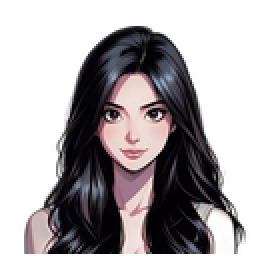
#> input picture docs/agent/evidence/p5/_comp_A_取到胸口.png, 128 x 128 px (shown 2 times larger)
$ python _tmp_new_landmarks.py
#> lines starting #> are read from the running program, lines starting #| are printed output that depends on the picture; after the words box and inside, x2 and y2 are one past the last pixel; in counts of white or black regions, pixels touching at a corner belong together
# -*- coding: utf-8 -*-
r"""量新形象（A 构图，128×128）的五官像素位置 —— 动画的变换框全靠这几个数。

流程与上一张图完全一致（那一轮踩过的坑都已固化在里面）：
  1. 先打印**像素分类图**（S=肤色/d=中暗/D=很暗/.=透明），用像素说话，不靠肉眼估
  2. 从"脸内部"的暗块找眼睛（先在肤色连通块内找，避免把头发算进来）
  3. 找出肤色区域的横向收窄处当**脖子**（上一版用"全图最窄行"是错的，撞到了腰带）
"""
from pathlib import Path

import numpy as np
from PIL import Image

ROOT = Path(__file__).resolve().parents[4]
OUT = ROOT / "docs" / "agent" / "evidence" / "p5"
im = Image.open(OUT / "_comp_A_取到胸口.png").convert("RGBA")
#> im is the input picture: PIL image 128x128 RGBA; mean R, G, B, A 37.7, 33, 35.2, 123.1
a = np.asarray(im).astype(np.float64)
alpha = a[:, :, 3]
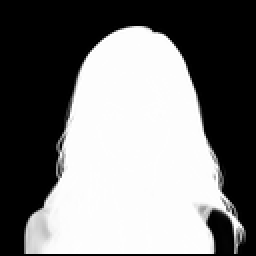
#> alpha: shape (128, 128) float64 (shown 2 times larger); min 0, max 255, mean 123.1
rgb = a[:, :, :3]
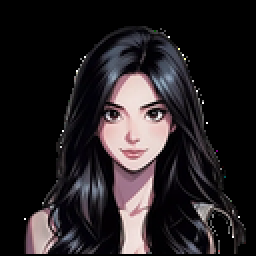
#> rgb: shape (128, 128, 3) float64 (shown 2 times larger); mean R, G, B 37.7, 33, 35.2
lum = 0.299 * rgb[:, :, 0] + 0.587 * rgb[:, :, 1] + 0.114 * rgb[:, :, 2]
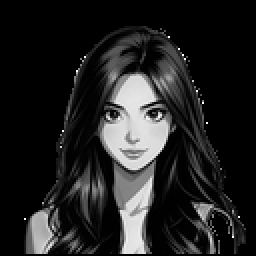
#> lum: shape (128, 128) float64 (shown 2 times larger); min 0, max 255, mean 34.7
op = alpha > 128
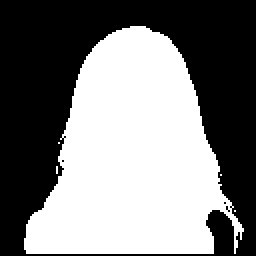
#> op: shape (128, 128) bool (shown 2 times larger); 49% white; 5 white regions (4 under 20 px), largest, box (x1, y1, x2, y2) and area: (12, 13, 122, 127) 8014

ys, xs = np.where(op)
#> ys = 8021 values from 13 to 126; xs = 8021 values, max 121 at index 6864, min 12 at index 7250, mean 65.86
print(f"A 构图角色包围盒 x[{xs.min()}..{xs.max()}] y[{ys.min()}..{ys.max()}]  "
      f"{xs.max()-xs.min()+1}×{ys.max()-ys.min()+1}")
#| A 构图角色包围盒 x[12..121] y[13..126]  110×114

Y0, Y1 = 30, 95
X0, X1 = 30, 100
print()
print(f"像素分类图  x[{X0}..{X1}] y[{Y0}..{Y1}]")
print("  S=肤色(亮且暖)  d=中暗  D=很暗(眼/发)  .=透明")
print("     " + "".join(str(x % 10) for x in range(X0, X1 + 1)))
for y in range(Y0, Y1 + 1):
    row = []
    for x in range(X0, X1 + 1):
        if alpha[y, x] < 100:
            row.append(".")
        else:
            R, G, B = rgb[y, x]
            L = lum[y, x]
            if L > 150 and (R - B) > 30:
                row.append("S")
            elif L > 75:
                row.append("d")
            else:
                row.append("D")
    print(f"  {y:>3} " + "".join(row))

print()
print("肤色行的横向范围（脸/脖子/胸口）:")
for y in range(Y0, Y1 + 1, 2):
    cols = [x for x in range(X0, X1 + 1)
            if alpha[y, x] >= 100 and lum[y, x] > 150 and (rgb[y, x][0] - rgb[y, x][2]) > 30]
    if cols:
        print(f"  y={y:>3}  x[{min(cols)}..{max(cols)}]  宽 {max(cols)-min(cols)+1}")
#> this loop made 33 passes
#> cols on passes 5 to 16: [64, 65, 66, 67, 68, 71], [63, 64, 65, 66], [61, 62, 63, 64, 65, 74], [60, 63, 75], [59, 60, 76], [58, 77], [57], [79], [62, 73, 74], [60, 61, 62, 63, 64, 69, 70, 71, 72], [61, 62, 63, 64, 65], [59, 60, 61, 62, 63, 64, 65, 66, 74, 80, 81, 82]
#|   y= 38  x[64..71]  宽 8
#|   y= 40  x[63..66]  宽 4
#|   y= 42  x[61..74]  宽 14
#|   y= 44  x[60..75]  宽 16
#|   y= 46  x[59..76]  宽 18
#|   y= 48  x[58..77]  宽 20
#|   y= 50  x[57..57]  宽 1
#|   y= 52  x[79..79]  宽 1
#> (further printed lines are left out)

$ run again, with docs/agent/evidence/p5/_base_xinya2_zoom.png copied over docs/agent/evidence/p5/_comp_A_取到胸口.png
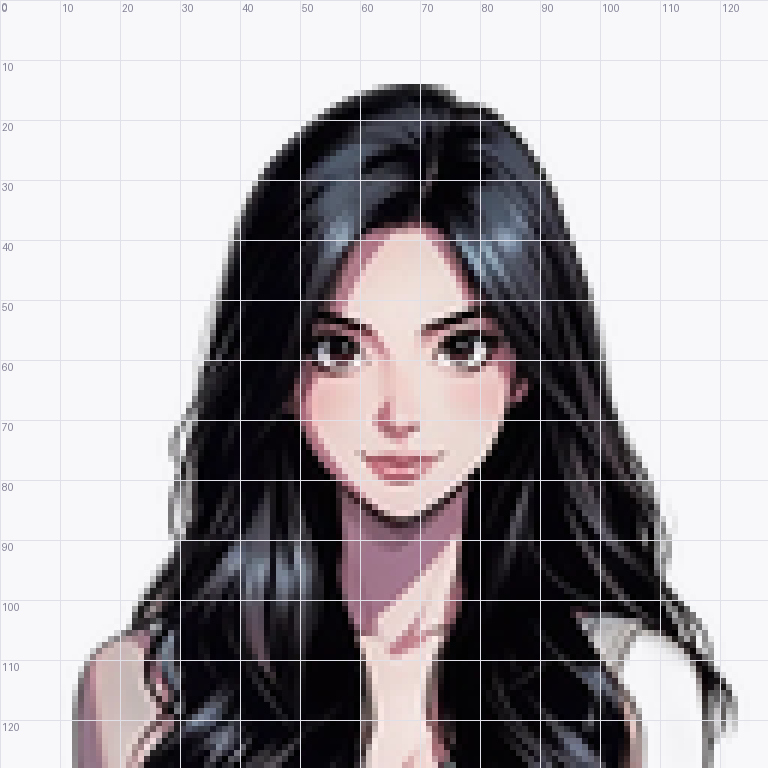
#> input picture docs/agent/evidence/p5/_base_xinya2_zoom.png, 768 x 768 px
#> alpha: shape (768, 768) float64; every value is 255
#> `lum = 0.299 * rgb[:, :, 0] + 0.587 * rgb[:, :, 1] + 0.114 * rgb[:, :, 2]`:
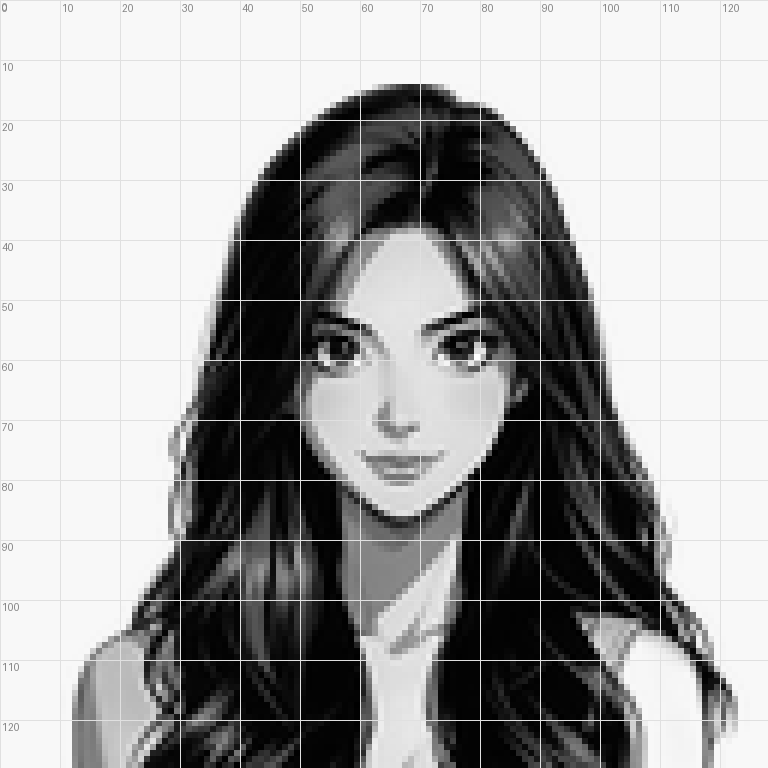
#> lum: shape (768, 768) float64; min 0.114, max 255, mean 162.8
#> op: shape (768, 768) bool; every value is 1
#| A 构图角色包围盒 x[0..767] y[0..767]  768×768

$ run again, with docs/agent/evidence/p5/_bk2_A.png copied over docs/agent/evidence/p5/_comp_A_取到胸口.png
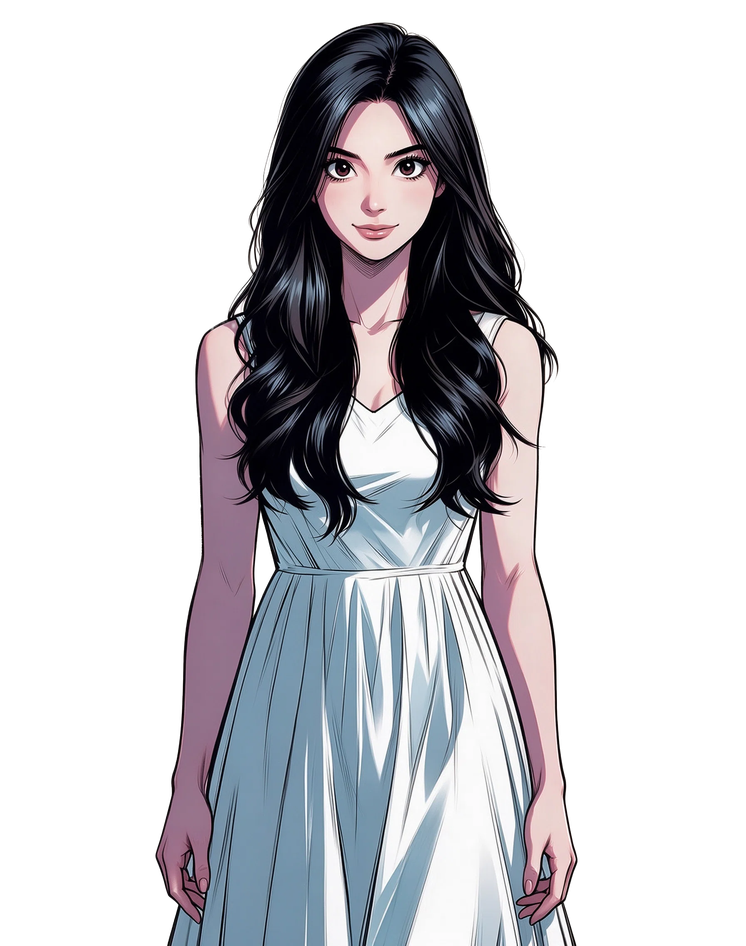
#> input picture docs/agent/evidence/p5/_bk2_A.png, 746 x 946 px, shrunk from 1792 x 2272 before the run
#> im is the input picture: PIL image 746x946 RGBA; mean R, G, B, A 54, 53.6, 57.8, 105.1
#> `alpha = a[:, :, 3]`:
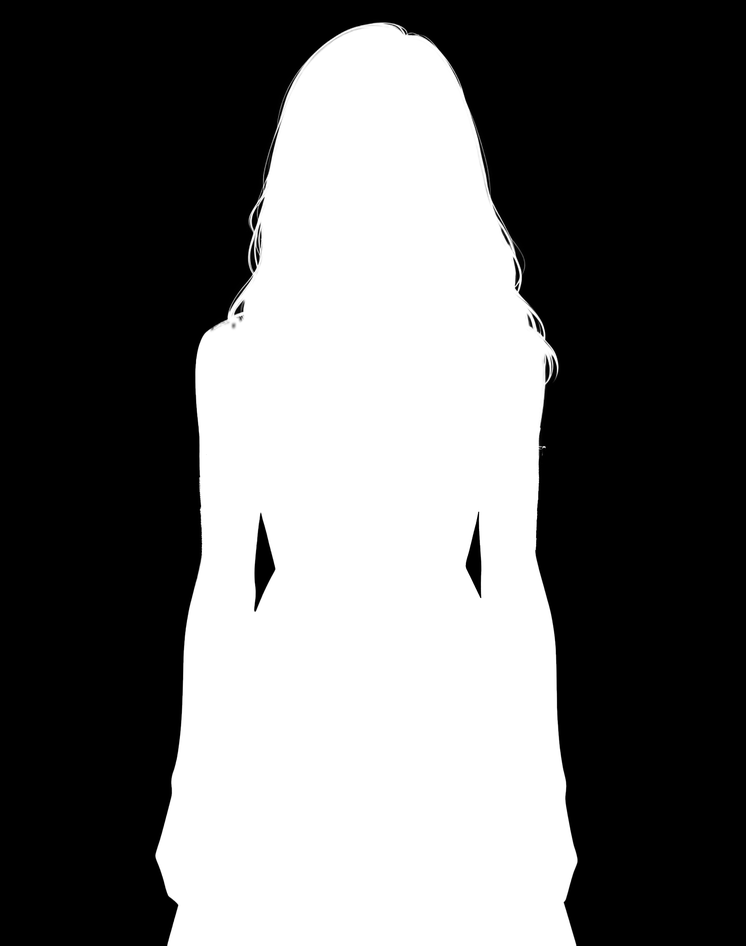
#> alpha: shape (946, 746) float64; min 0, max 255, mean 105.1
#> `lum = 0.299 * rgb[:, :, 0] + 0.587 * rgb[:, :, 1] + 0.114 * rgb[:, :, 2]`:
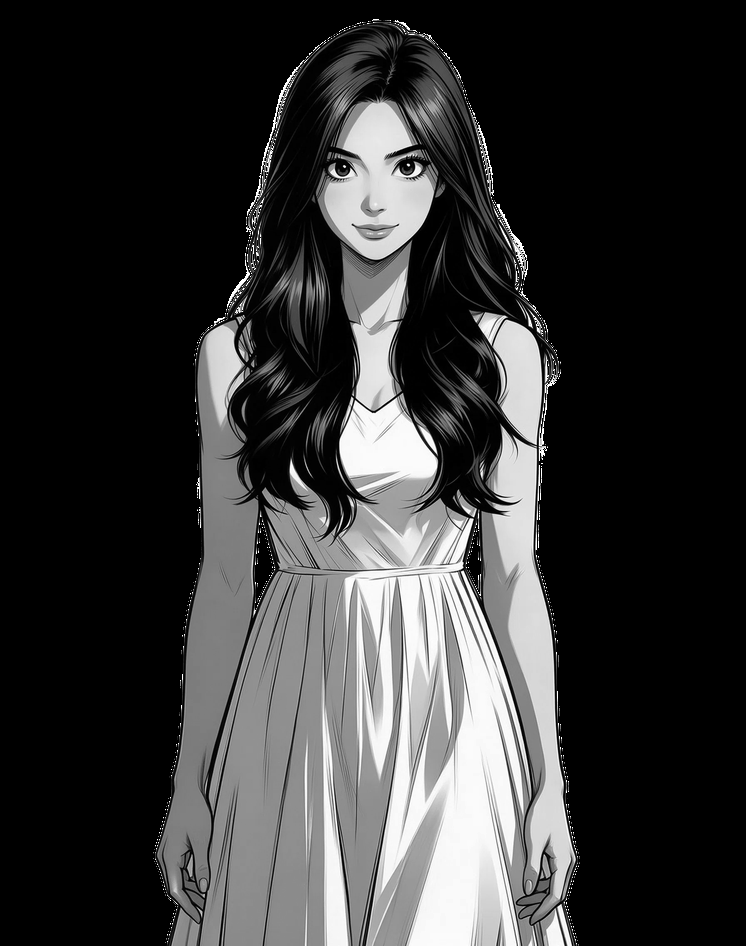
#> lum: shape (946, 746) float64; min 0, max 255, mean 54.2
#> op: shape (946, 746) bool; 41.2% white; 12 white regions (11 under 20 px), largest, box (x1, y1, x2, y2) and area: (155, 23, 577, 946) 290706
#| A 构图角色包围盒 x[155..576] y[23..945]  422×923
